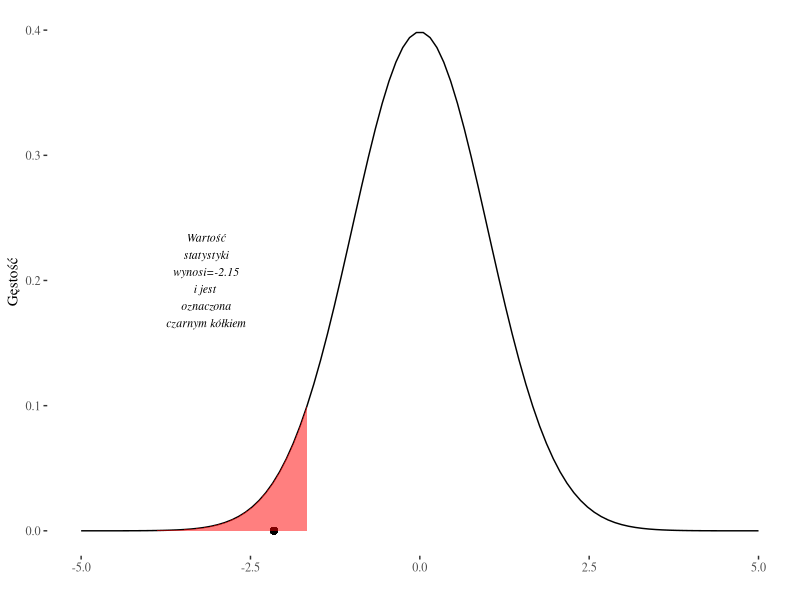

The R script that drew this image:
## ---- chunk 1
t_dens_auc <- function(df,t_kr,t_emp,xtext=0,alt='g'){
  library(ggplot2)
  library(ggthemes)
  
  den_curve <- data.frame(x=seq(-5,5,length=100),
                          y=dt(seq(-5,5,length=100),df))
  
  p <- qplot(data=den_curve,
             x=x,
             y=y,
             geom='line') +
     geom_point(aes(x=t_emp,
                   y=0),
               shape=20,
               size=3)+
    annotate('text',
             x=t_emp+xtext,
             y=0.2,
             label=paste0('Wartość\nstatystyki\nwynosi=',
                          round(t_emp,2),
                          '\ni jest \noznaczona\nczarnym kółkiem'),
             size=3,
             fontface=3,
             family='serif') +
    ylab('Gęstość') +
    xlab('') + 
    theme_tufte()
  
  if (alt == 'g') {
    p <- p + geom_ribbon(data=subset(den_curve, x > t_kr),
                aes(ymax=y,ymin=0),
                fill='red',
                colour=NA,
                alpha=0.5) 
  }
  else if (alt=='l') {
    p <- p + geom_ribbon(data=subset(den_curve, x < t_kr),
                aes(ymax=y,ymin=0),
                fill='red',
                colour=NA,
                alpha=0.5) 
  }
    
   
  return(p)
}

## ---- chunk 2
n1 <- 200
n2 <- 100
sum1 <- 440
m1 <- 440/n1
s1 <- 3.4 - m1
m2 <- 2.5
s2 <- 1
alpha <- 0.05
df <- n1+n2-2
t_kr <- qt(alpha,df)
sp2 <- ((n1-1)*s1^2+ (n2-1)*s2^2) / (df)
t_emp <- (m1-m2)/ sqrt( sp2/n1 + sp2/n2)  
## ---- chunk 3
t_dens_auc(df,t_kr,t_emp,xtext=-1,alt='l')

